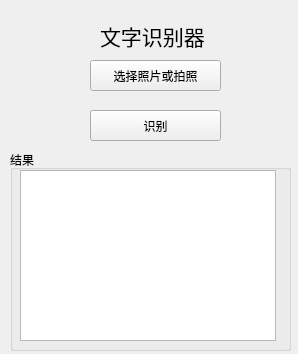
<?xml version="1.0" encoding="UTF-8"?>
<ui version="4.0">
 <class>MainWindow</class>
 <widget class="QMainWindow" name="MainWindow">
  <property name="geometry">
   <rect>
    <x>0</x>
    <y>0</y>
    <width>298</width>
    <height>354</height>
   </rect>
  </property>
  <property name="windowTitle">
   <string>文字识别器</string>
  </property>
  <widget class="QWidget" name="centralwidget">
   <widget class="QLabel" name="title">
    <property name="geometry">
     <rect>
      <x>100</x>
      <y>20</y>
      <width>111</width>
      <height>31</height>
     </rect>
    </property>
    <property name="font">
     <font>
      <family>STZhongsong</family>
      <pointsize>16</pointsize>
     </font>
    </property>
    <property name="text">
     <string>文字识别器</string>
    </property>
   </widget>
   <widget class="QPushButton" name="choosePictureButton">
    <property name="geometry">
     <rect>
      <x>90</x>
      <y>60</y>
      <width>131</width>
      <height>31</height>
     </rect>
    </property>
    <property name="text">
     <string>选择照片或拍照</string>
    </property>
   </widget>
   <widget class="QPushButton" name="identifyButton">
    <property name="geometry">
     <rect>
      <x>90</x>
      <y>110</y>
      <width>131</width>
      <height>31</height>
     </rect>
    </property>
    <property name="text">
     <string>识别</string>
    </property>
   </widget>
   <widget class="QGroupBox" name="resultDisplayBox">
    <property name="geometry">
     <rect>
      <x>10</x>
      <y>150</y>
      <width>281</width>
      <height>201</height>
     </rect>
    </property>
    <property name="title">
     <string>结果</string>
    </property>
    <widget class="QTextBrowser" name="resultDisplay">
     <property name="geometry">
      <rect>
       <x>10</x>
       <y>20</y>
       <width>256</width>
       <height>171</height>
      </rect>
     </property>
    </widget>
   </widget>
  </widget>
 </widget>
 <resources/>
 <connections/>
</ui>
